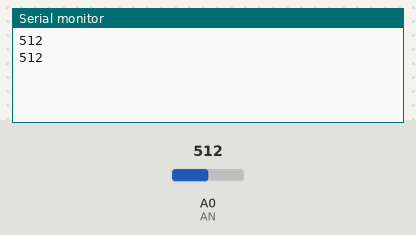
A sketch run on a simulated ESP8266 (NodeMCU). Shown: the last lines printed to the serial monitor. Inputs (shaded band) come from the test bench; at power-on: A0 (AN) = 512.

Above: at 1.8 s.
1.9 s: A0 (AN) set to 716
At 2.5 s:
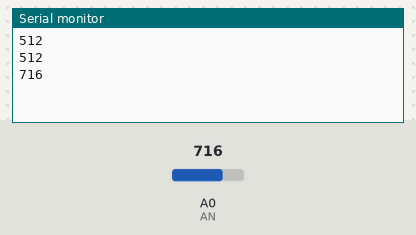
3.4 s: A0 (AN) set to 900
At 4.8 s:
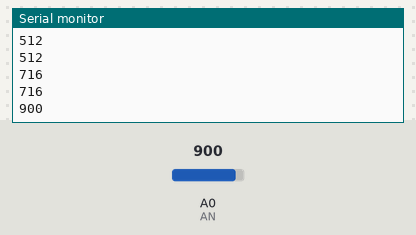
Timing chart, 0 to 6.4 s (numbered marks = the images above; inputs shaded):
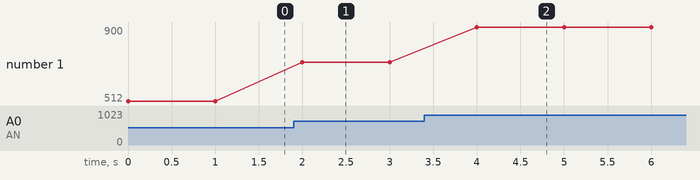

The sketch:

SoilMoisture.ino
```cpp
#define DI D0
#define AN A0

void setup() {
  // put your setup code here, to run once:
  Serial.begin(9600);
  pinMode(AN, INPUT);
}

void loop() {
  // put your main code here, to run repeatedly:
  Serial.println(analogRead(AN));
  delay(1000);
}
```

Measured:
- after the input at 1.9 s, the serial monitor: prints a new line after 0.10 s (image 1)
- after the input at 3.4 s, the serial monitor: prints a new line after 0.60 s (image 2)
- plotted number 1: 512 → 716 after the input at 1.9 s, 716 → 900 after the input at 3.4 s
